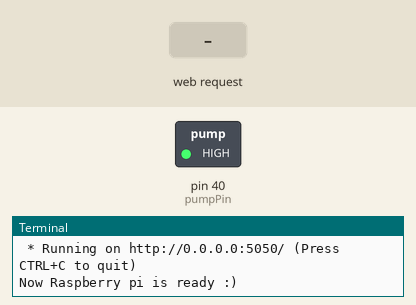
Simulated run of this program. Board: Raspberry Pi (header pin numbers). Parts: switched loads named in the program (green lamp = pin HIGH), the last lines printed to the terminal. The test bench sets the inputs (shaded band). Web requests get an empty 200 reply after 0.4 s; threads take turns every 2 ms; the clock reads 2024-03-15 10:24:30 at power-on unless the program sets it.

Above: at 1.2 s.
1.3 s: HTTP request for /pump/on received
At 1.8 s:
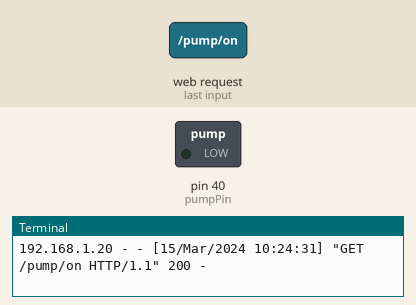
4.3 s: HTTP request for /pump/off received
At 5.2 s:
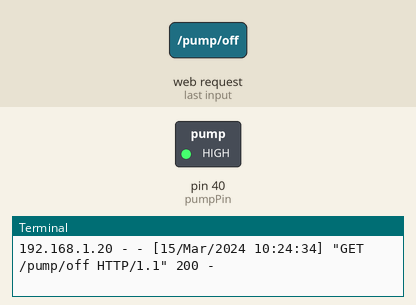
Timing chart, 0 to 7.3 s (numbered marks = the images above; inputs shaded):
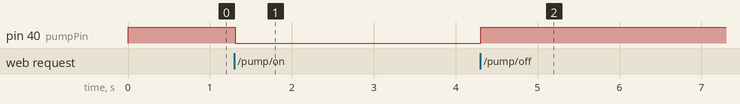

The program:

mainController.py
```python
from threading import Thread
# from time import sleep
from flask import Flask
# from flask_restful import Api, Resource
import serial
import requests
import RPi.GPIO as GPIO
import datetime

app = Flask(__name__)


@app.route("/pump/<status>")
def pumpControl(status):
    if status == 'on':
        print("Pump Turned on By API")
        # ser.write(b'1')
        GPIO.output(pumpPin, GPIO.LOW)
        sendData(stringToData('PS0 = 1\r\n'))
        return "Pump ON", 200
    elif status == 'off':
        print("Pump Turned off By API")
        # ser.write(b'0')
        GPIO.output(pumpPin, GPIO.HIGH)
        sendData(stringToData('PS0 = 0\r\n'))
        return "Pump OFF", 200
    return "NOT FOUND", 404


def zigbeeDataToString(inputBin):
    inputStr = inputBin.decode('ascii')
    return inputStr


def stringToData(inputStr):
    # 'T10 = 23' (Temperature)
    if inputStr[0] == 'T':
        nodeNumber = inputStr[1: inputStr.find('=') - 1]
        return {'dataType': 'T', 'data': inputStr[len('T' + nodeNumber + ' = '):-2], 'nodeNumber': nodeNumber}

    # 'H10 = 100' (Humidity)
    elif inputStr[0] == 'H':
        nodeNumber = inputStr[1: inputStr.find('=') - 1]
        return {'dataType': 'H', 'data': inputStr[len('H' + nodeNumber + ' = '):-2], 'nodeNumber': nodeNumber}

    # 'SM10 = 100' (Soil Moisture)
    elif inputStr[0:2] == 'SM':
        nodeNumber = inputStr[2: inputStr.find('=') - 1]
        return {'dataType': 'SM', 'data': inputStr[len('SM' + nodeNumber + ' = '):-2], 'nodeNumber': nodeNumber}

    # 'PS0 = 1' Pump Status
    elif inputStr[0:2] == 'PS':
        nodeNumber = inputStr[2: inputStr.find('=') - 1]
        return {'dataType': 'PS', 'data': inputStr[len('PS' + nodeNumber + ' = '):-2], 'nodeNumber': nodeNumber}

    # 'PhR10 = 100' PhotoResistor
    elif inputStr[0:3] == 'PhR':
        nodeNumber = inputStr[3: inputStr.find('=') - 1]
        return {'dataType': 'PhR', 'data': inputStr[len('PhR' + nodeNumber + ' = '):-2], 'nodeNumber': nodeNumber}

    else:
        print("ERROR: Wrong data format.")


def sendData(inputData):
    try:
        payload = {'api_key': apiKeys[inputData["dataType"]][int(inputData["nodeNumber"])], 'field1': inputData["data"]}
        r = requests.post("http://thingtalk.ir/update", data=payload)
        print("Data sent! ")
        print(r.status_code, r.reason)
        print("r.text: " + r.text)
        print("--------------------------------------------------")
        if r.status_code == 200 and r.text != '0':
            return True
        return False
    except:
        print("Connection Error... Thingtalk is kidding us :(")
        return False


def serialReadThread():
    print("Now Raspberry pi is ready :)")
    while True:
        if ser.inWaiting() > 0:
            print(datetime.datetime.now())
            inputBin = ser.readline()

            inputStr = zigbeeDataToString(inputBin)
            print("inputStr: " + inputStr)
            inputData = stringToData(inputStr)
            print("inputData: ")
            print(inputData)
            sendData(inputData)

        ### TEST THREAD WORKING ###
        # print("Enter 1 or 0:")
        # num = input()
        # ser.write(num.encode('ascii'))


apiKeys = {'T': ['G7KHR97UPN9OC5AC'],
           'H': ['7TPW8OQOGN1EMURD'],
           'SM': ['LUJ9D21E177HESAW'],
           'PS': ['XAKAVEUUJQ9GZGMT'],
           'PhR': ['B1JQYWFKX2PCRBYF']}

ser = serial.Serial(
    port='/dev/ttyAMA0',
    baudrate=38400,
    parity=serial.PARITY_NONE,
    stopbits=serial.STOPBITS_ONE,
    bytesize=serial.EIGHTBITS,
    timeout=1
)

GPIO.setmode(GPIO.BOARD)
pumpPin = 40
GPIO.setup(pumpPin, GPIO.OUT)
GPIO.output(pumpPin, GPIO.HIGH)

thread = Thread(target=serialReadThread)
thread.start()

app.run(host='0.0.0.0', port=5050, debug=False)

thread.join()
```

Measured:
- after the input at 1.3 s, pin 40 (pumpPin): HIGH → LOW at once
- after the input at 4.3 s, pin 40 (pumpPin): LOW → HIGH at once
